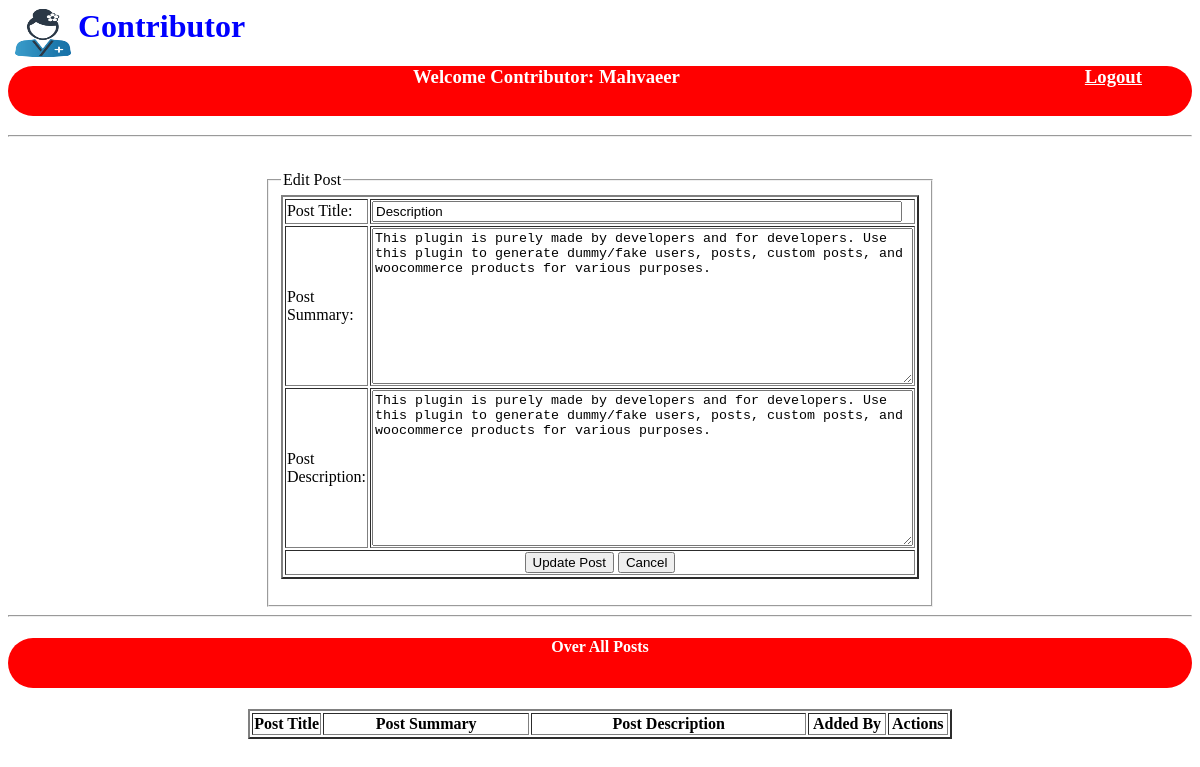
The app's page /Contributor/index.php?post_id=4 (signed in) with its own data.
### tables this page shows
CREATE TABLE `posts` (
  `post_id` int(11) NOT NULL,
  `user_role_id` int(11) NOT NULL,
  `post_title` varchar(100) NOT NULL,
  `post_summary` text NOT NULL,
  `post_description` longtext NOT NULL
);

### Contributor/functions.php (the view, shortened to what this page needs)
<?php
	require_once("../include/connection.php");
		?>
		<?php
	function getPostByPostId($post_id){
		global $connect;
			$query = "SELECT * FROM `posts` WHERE `posts`.`post_id` = ".$post_id;
			$result = mysqli_query($connect,$query);
			return mysqli_fetch_assoc($result);
	}
	function getEditPostForm($post_id){
		?>
			<fieldset style="width: 50%;">
					<legend>Edit Post</legend>
			<?php
				$post_data = getPostByPostId($post_id);
			?>
			<form action="post_process.php" method="POST">
				<table border="2" style="width:100%" >
					<tr>
						<td>Post Title: </td>
						<td><input type="text" name="post_title" required="" value="<?php echo $post_data['post_title'] ?>" style="width:98%"></td>
					</tr>
					<tr>
						<td>Post Summary: </td>
						<td>
							<textarea rows="10" cols="65" name="post_summary" required=""><?php echo $post_data['post_summary'] ?></textarea>
						</td>
					</tr>
					<tr>
						<td>Post Description: </td>
						<td>
							<textarea rows="10" cols="65" name="post_description" required=""><?php echo $post_data['post_description'] ?></textarea>
						</td>
					</tr>
					<tr>
						<td colspan="2" style="text-align: center;">
							<input type="submit" name="update_post" value="Update Post" />
							<input type="reset" name="reset" value="Cancel" />
						</td>
					</tr>
				</table>
			</form>
			</fieldset>
		<?php
	}
?>

### records on screen
posts: post_title "Description", post_summary "This plugin is purely made by developers and for developers. Use this plugin to generate dummy/fake users, posts, custom posts, and woocommerce products for various purposes.", post_description "This plugin is purely made by developers and for developers. Use this plugin to generate dummy/fake users, posts, custom posts, and woocommerce products for various purposes."

### other values on screen
$_SESSION['user']['fullname'] "Mahvaeer"
